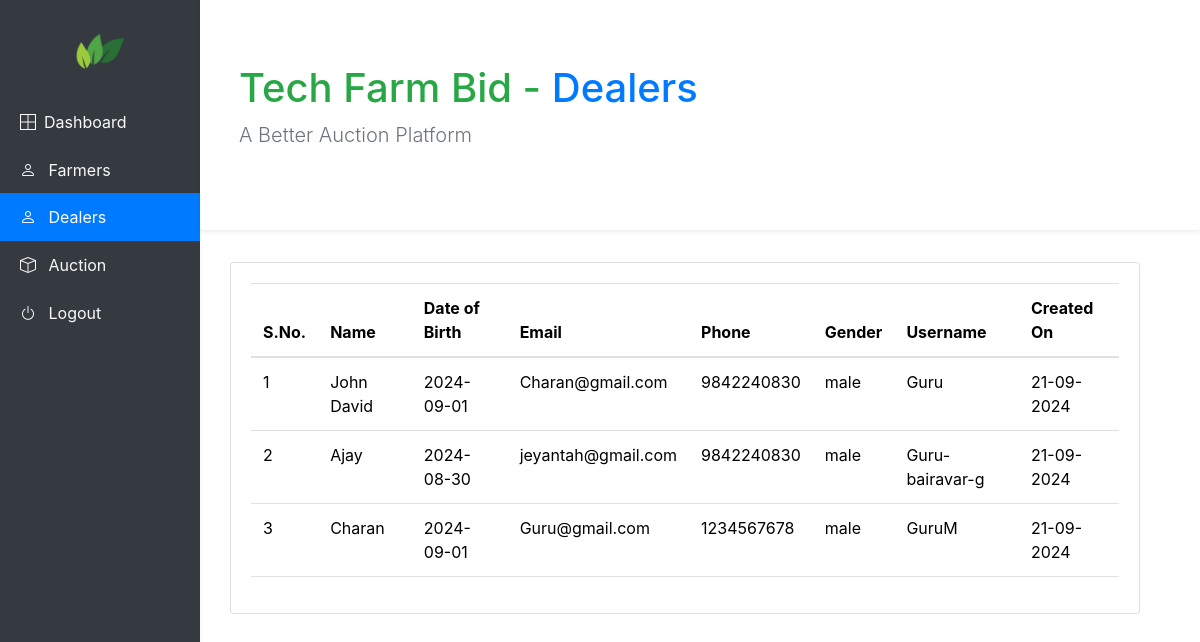
The page /admin/dealers.php (signed in) on the database as committed earlier.
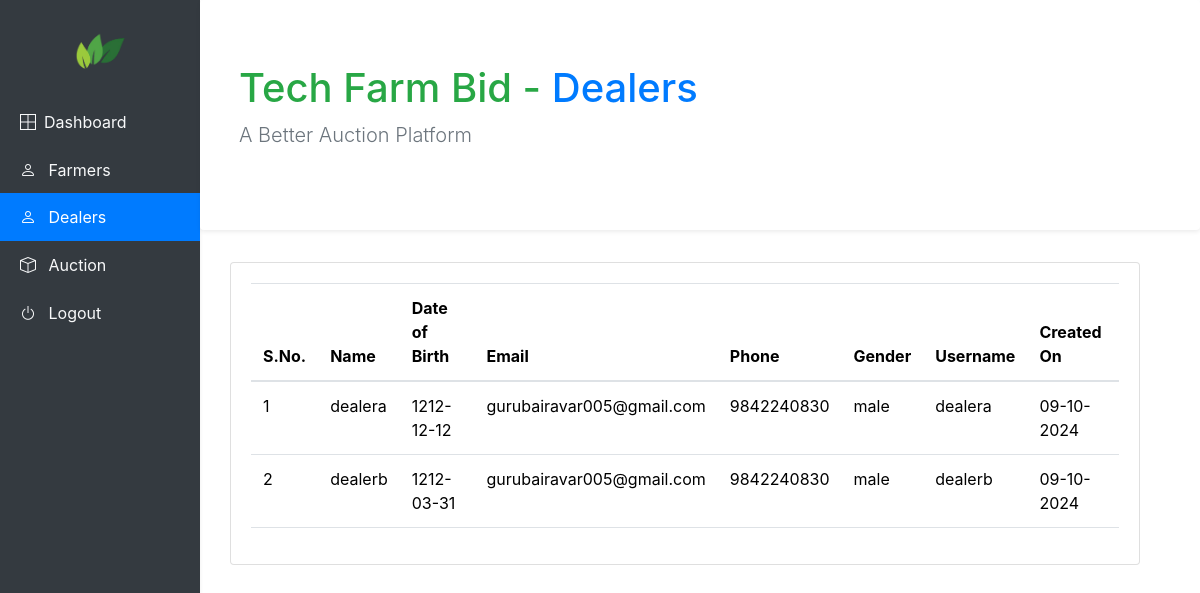
The same page on the database as committed later.
### tables this page shows
CREATE TABLE `user_tbl` (
  `id` int(255) NOT NULL,
  `first_name` varchar(255) NOT NULL,
  `date_of_birth` date NOT NULL,
  `email` varchar(255) NOT NULL,
  `phone` bigint(255) NOT NULL,
  `gender` varchar(255) NOT NULL,
  `role` varchar(255) NOT NULL,
  `username` varchar(255) NOT NULL,
  `password` varchar(255) NOT NULL,
  `registered_date` timestamp NOT NULL DEFAULT current_timestamp() ON UPDATE current_timestamp()
);

### admin/dealers.php (the view, shortened to what this page needs)
<?php
    include_once '../database/db-connection.php';
?>
<!DOCTYPE html>
<html>
<head>
	<link href="../css/bootstrap.min.css" rel="stylesheet">
	<link rel="stylesheet" type="text/css" href="https://cdn.jsdelivr.net/npm/bootstrap@4.6.0/dist/css/bootstrap.min.css">
	<link rel="stylesheet" type="text/css" href="https://cdn.jsdelivr.net/npm/bootstrap-icons@1.4.1/font/bootstrap-icons.css">
</head>
<body>
	<div class="container-fluid">
  <div class="row">
    <div class="col-md-3 col-lg-2 px-0 position-fixed h-100 bg-dark shadow-sm sidebar" id="sidebar">
      <h1 class="d-flex my-4 justify-content-center"><img src="../images/logo.png" height="50" width="50"></h1>
      <div class="list-group rounded-0 bg-dark">
        <a href="dashboard.php" class="list-group-item list-group-item-action border-0 d-flex align-items-center bg-dark text-light">
          <span class="bi bi-border-all"></span>
          <span class="ml-2">Dashboard</span>
        </a>
        <a href="farmers.php" class="list-group-item list-group-item-action border-0 align-items-center bg-dark text-light">
          <span class="bi bi-person"></span>
          <span class="ml-2">Farmers</span>
        </a>
        <a href="dealers.php" class="list-group-item list-group-item-action border-0 align-items-center active">
          <span class="bi bi-person"></span>
          <span class="ml-2">Dealers</span>
        </a>
        <a href="auction.php" class="list-group-item list-group-item-action border-0 align-items-center bg-dark text-light">
          <span class="bi bi-box"></span>
          <span class="ml-2">Auction</span>
        </a>
        <a href="logout.php" class="list-group-item list-group-item-action border-0 align-items-center bg-dark text-light">
          <span class="bi bi-power"></span>
          <span class="ml-2">Logout</span>
        </a>
      </div>
    </div>
    <div class="col-md-9 col-lg-10 ml-md-auto px-0 h-100" >
    	<div class="jumbotron jumbotron-fluid rounded bg-white border-0 shadow-sm border-left px-4">
		  <div class="container">
    		<h1 class="mb-2 text-success">Tech Farm Bid - <span class="text-primary">Dealers</span></h1>
    		<p class="lead text-muted">A Better Auction Platform</p>
  			</div>
		</div>
      <main class="container-fluid">
        <div class="row container d-flex justify-content-center">
<div class="col-lg-12 grid-margin stretch-card">
              <div class="card">
                <div class="card-body">
                  <div class="table-responsive">
                    <table class="table table-hover">
                      <thead>
                        <tr>
                          <th>S.No.</th>
                          <th>Name</th>
                          <th>Date of Birth</th>
                          <th>Email</th>
                          <th>Phone</th>
                          <th>Gender</th>
                          <th>Username</th>
                          <th>Created On</th>
                        </tr>
                      </thead>
                      <tbody>
                                  <?php
           $sql = "SELECT * FROM user_tbl WHERE role = 'dealer'";
            $result = $conn->query($sql);
            $i = 1;
            if ($result->num_rows > 0) {
              while($row = $result->fetch_assoc()) {
                      ?>
                        <tr>
                          <?php $created_at = date('d-m-Y', strtotime($row['registered_date'])); ?>
                          <td><?php echo $i++; ?></td>
                          <td><?php echo $row['first_name'] ?></td>
                          <td><?php echo $row['date_of_birth'] ?></td>
                          <td><?php echo $row['email'] ?></td>
                          <td><?php echo $row['phone'] ?></td>
                          <td><?php echo $row['gender'] ?></td>
                          <td><?php echo $row['username'] ?></td>
                          <td><?php echo $created_at ?></td>
                        </tr>
                          <?php
                          }
                        }
                          else {
                            echo "<div class='mb-3 bg-warning p-3 rounded'>No Item found, why don't you post one</div>";
                          }
                    ?>
                      </tbody>
                    </table>
                  </div>
                </div>
              </div>
            </div>
            </div>
      </main>
    </div>
  </div>
</div>
</body>
</html>

Rows that differ between the two databases and show on the page:
removed user_tbl: first_name "John David", date_of_birth "2024-09-01", email "Charan@gmail.com", phone "9842240830", gender "male", username "Guru", registered_date "21-09-2024"
removed user_tbl: first_name "Ajay", date_of_birth "2024-08-30", email "jeyantah@gmail.com", phone "9842240830", gender "male", username "Guru-bairavar-g", registered_date "21-09-2024"
removed user_tbl: first_name "Charan", date_of_birth "2024-09-01", email "Guru@gmail.com", phone "1234567678", gender "male", username "GuruM", registered_date "21-09-2024"
added user_tbl: first_name "dealera", date_of_birth "1212-12-12", email "gurubairavar005@gmail.com", phone "9842240830", gender "male", username "dealera", registered_date "09-10-2024"
added user_tbl: first_name "dealerb", date_of_birth "1212-03-31", email "gurubairavar005@gmail.com", phone "9842240830", gender "male", username "dealerb", registered_date "09-10-2024"
